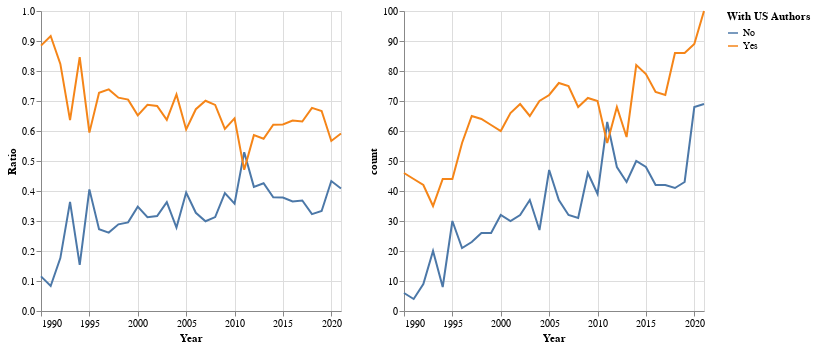

Notebook code for this chart:
### Code cell
source = withus_authors

chart1 = alt.Chart(source).mark_line().encode(
    x="Year:T",
    y="Ratio:Q",
    color="With US Authors:N"
).properties(
    width=300
)

chart2 = alt.Chart(source).mark_line().encode(
    x="Year:T",
    y="count:Q",
    color="With US Authors:N"
).properties(
    width=300
)

alt.hconcat(chart1, chart2)

### Figure 1 — Vega-Lite specification as saved in the notebook (floating-point values rounded to 4 significant figures)
{"config": {"view": {"continuousWidth": 400, "continuousHeight": 300}}, "hconcat": [{"mark": "line", "encoding": {"color": {"field": "With US Authors", "type": "nominal"}, "x": {"field": "Year", "type": "temporal"}, "y": {"field": "Ratio", "type": "quantitative"}}, "width": 300}, {"mark": "line", "encoding": {"color": {"field": "With US Authors", "type": "nominal"}, "x": {"field": "Year", "type": "temporal"}, "y": {"field": "count", "type": "quantitative"}}, "width": 300}], "data": {"name": "data-82d69f726aee0c3f5f7f7afc5d918ea1"}, "$schema": "https://vega.github.io/schema/vega-lite/v4.17.0.json", "datasets": {"data-82d69f726aee0c3f5f7f7afc5d918ea1": [{"year": 1990, "With US Authors": "No", "count": 6, "Ratio": 0.1154, "Year": "1990-01-01T00:00:00"}, {"year": 1990, "With US Authors": "Yes", "count": 46, "Ratio": 0.8846, "Year": "1990-01-01T00:00:00"}, {"year": 1991, "With US Authors": "No", "count": 4, "Ratio": 0.08333, "Year": "1991-01-01T00:00:00"}, {"year": 1991, "With US Authors": "Yes", "count": 44, "Ratio": 0.9167, "Year": "1991-01-01T00:00:00"}, {"year": 1992, "With US Authors": "No", "count": 9, "Ratio": 0.1765, "Year": "1992-01-01T00:00:00"}, {"year": 1992, "With US Authors": "Yes", "count": 42, "Ratio": 0.8235, "Year": "1992-01-01T00:00:00"}, {"year": 1993, "With US Authors": "No", "count": 20, "Ratio": 0.3636, "Year": "1993-01-01T00:00:00"}, {"year": 1993, "With US Authors": "Yes", "count": 35, "Ratio": 0.6364, "Year": "1993-01-01T00:00:00"}, {"year": 1994, "With US Authors": "No", "count": 8, "Ratio": 0.1538, "Year": "1994-01-01T00:00:00"}, {"year": 1994, "With US Authors": "Yes", "count": 44, "Ratio": 0.8462, "Year": "1994-01-01T00:00:00"}, {"year": 1995, "With US Authors": "No", "count": 30, "Ratio": 0.4054, "Year": "1995-01-01T00:00:00"}, {"year": 1995, "With US Authors": "Yes", "count": 44, "Ratio": 0.5946, "Year": "1995-01-01T00:00:00"}, {"year": 1996, "With US Authors": "No", "count": 21, "Ratio": 0.2727, "Year": "1996-01-01T00:00:00"}, {"year": 1996, "With US Authors": "Yes", "count": 56, "Ratio": 0.7273, "Year": "1996-01-01T00:00:00"}, {"year": 1997, "With US Authors": "No", "count": 23, "Ratio": 0.2614, "Year": "1997-01-01T00:00:00"}, {"year": 1997, "With US Authors": "Yes", "count": 65, "Ratio": 0.7386, "Year": "1997-01-01T00:00:00"}, {"year": 1998, "With US Authors": "No", "count": 26, "Ratio": 0.2889, "Year": "1998-01-01T00:00:00"}, {"year": 1998, "With US Authors": "Yes", "count": 64, "Ratio": 0.7111, "Year": "1998-01-01T00:00:00"}, {"year": 1999, "With US Authors": "No", "count": 26, "Ratio": 0.2955, "Year": "1999-01-01T00:00:00"}, {"year": 1999, "With US Authors": "Yes", "count": 62, "Ratio": 0.7045, "Year": "1999-01-01T00:00:00"}, {"year": 2000, "With US Authors": "No", "count": 32, "Ratio": 0.3478, "Year": "2000-01-01T00:00:00"}, {"year": 2000, "With US Authors": "Yes", "count": 60, "Ratio": 0.6522, "Year": "2000-01-01T00:00:00"}, {"year": 2001, "With US Authors": "No", "count": 30, "Ratio": 0.3125, "Year": "2001-01-01T00:00:00"}, {"year": 2001, "With US Authors": "Yes", "count": 66, "Ratio": 0.6875, "Year": "2001-01-01T00:00:00"}, {"year": 2002, "With US Authors": "No", "count": 32, "Ratio": 0.3168, "Year": "2002-01-01T00:00:00"}, {"year": 2002, "With US Authors": "Yes", "count": 69, "Ratio": 0.6832, "Year": "2002-01-01T00:00:00"}, {"year": 2003, "With US Authors": "No", "count": 37, "Ratio": 0.3627, "Year": "2003-01-01T00:00:00"}, {"year": 2003, "With US Authors": "Yes", "count": 65, "Ratio": 0.6373, "Year": "2003-01-01T00:00:00"}, {"year": 2004, "With US Authors": "No", "count": 27, "Ratio": 0.2784, "Year": "2004-01-01T00:00:00"}, {"year": 2004, "With US Authors": "Yes", "count": 70, "Ratio": 0.7216, "Year": "2004-01-01T00:00:00"}, {"year": 2005, "With US Authors": "No", "count": 47, "Ratio": 0.395, "Year": "2005-01-01T00:00:00"}, {"year": 2005, "With US Authors": "Yes", "count": 72, "Ratio": 0.605, "Year": "2005-01-01T00:00:00"}, {"year": 2006, "With US Authors": "No", "count": 37, "Ratio": 0.3274, "Year": "2006-01-01T00:00:00"}, {"year": 2006, "With US Authors": "Yes", "count": 76, "Ratio": 0.6726, "Year": "2006-01-01T00:00:00"}, {"year": 2007, "With US Authors": "No", "count": 32, "Ratio": 0.2991, "Year": "2007-01-01T00:00:00"}, {"year": 2007, "With US Authors": "Yes", "count": 75, "Ratio": 0.7009, "Year": "2007-01-01T00:00:00"}, {"year": 2008, "With US Authors": "No", "count": 31, "Ratio": 0.3131, "Year": "2008-01-01T00:00:00"}, {"year": 2008, "With US Authors": "Yes", "count": 68, "Ratio": 0.6869, "Year": "2008-01-01T00:00:00"}, {"year": 2009, "With US Authors": "No", "count": 46, "Ratio": 0.3932, "Year": "2009-01-01T00:00:00"}, {"year": 2009, "With US Authors": "Yes", "count": 71, "Ratio": 0.6068, "Year": "2009-01-01T00:00:00"}, {"year": 2010, "With US Authors": "No", "count": 39, "Ratio": 0.3578, "Year": "2010-01-01T00:00:00"}, {"year": 2010, "With US Authors": "Yes", "count": 70, "Ratio": 0.6422, "Year": "2010-01-01T00:00:00"}, {"year": 2011, "With US Authors": "No", "count": 63, "Ratio": 0.5294, "Year": "2011-01-01T00:00:00"}, {"year": 2011, "With US Authors": "Yes", "count": 56, "Ratio": 0.4706, "Year": "2011-01-01T00:00:00"}, {"year": 2012, "With US Authors": "No", "count": 48, "Ratio": 0.4138, "Year": "2012-01-01T00:00:00"}, {"year": 2012, "With US Authors": "Yes", "count": 68, "Ratio": 0.5862, "Year": "2012-01-01T00:00:00"}, {"year": 2013, "With US Authors": "No", "count": 43, "Ratio": 0.4257, "Year": "2013-01-01T00:00:00"}, {"year": 2013, "With US Authors": "Yes", "count": 58, "Ratio": 0.5743, "Year": "2013-01-01T00:00:00"}, {"year": 2014, "With US Authors": "No", "count": 50, "Ratio": 0.3788, "Year": "2014-01-01T00:00:00"}, {"year": 2014, "With US Authors": "Yes", "count": 82, "Ratio": 0.6212, "Year": "2014-01-01T00:00:00"}, {"year": 2015, "With US Authors": "No", "count": 48, "Ratio": 0.378, "Year": "2015-01-01T00:00:00"}, {"year": 2015, "With US Authors": "Yes", "count": 79, "Ratio": 0.622, "Year": "2015-01-01T00:00:00"}, {"year": 2016, "With US Authors": "No", "count": 42, "Ratio": 0.3652, "Year": "2016-01-01T00:00:00"}, {"year": 2016, "With US Authors": "Yes", "count": 73, "Ratio": 0.6348, "Year": "2016-01-01T00:00:00"}, {"year": 2017, "With US Authors": "No", "count": 42, "Ratio": 0.3684, "Year": "2017-01-01T00:00:00"}, {"year": 2017, "With US Authors": "Yes", "count": 72, "Ratio": 0.6316, "Year": "2017-01-01T00:00:00"}, {"year": 2018, "With US Authors": "No", "count": 41, "Ratio": 0.3228, "Year": "2018-01-01T00:00:00"}, {"year": 2018, "With US Authors": "Yes", "count": 86, "Ratio": 0.6772, "Year": "2018-01-01T00:00:00"}, {"year": 2019, "With US Authors": "No", "count": 43, "Ratio": 0.3333, "Year": "2019-01-01T00:00:00"}, {"year": 2019, "With US Authors": "Yes", "count": 86, "Ratio": 0.6667, "Year": "2019-01-01T00:00:00"}, {"year": 2020, "With US Authors": "No", "count": 68, "Ratio": 0.4331, "Year": "2020-01-01T00:00:00"}, {"year": 2020, "With US Authors": "Yes", "count": 89, "Ratio": 0.5669, "Year": "2020-01-01T00:00:00"}, {"year": 2021, "With US Authors": "No", "count": 69, "Ratio": 0.4083, "Year": "2021-01-01T00:00:00"}, {"year": 2021, "With US Authors": "Yes", "count": 100, "Ratio": 0.5917, "Year": "2021-01-01T00:00:00"}]}}
